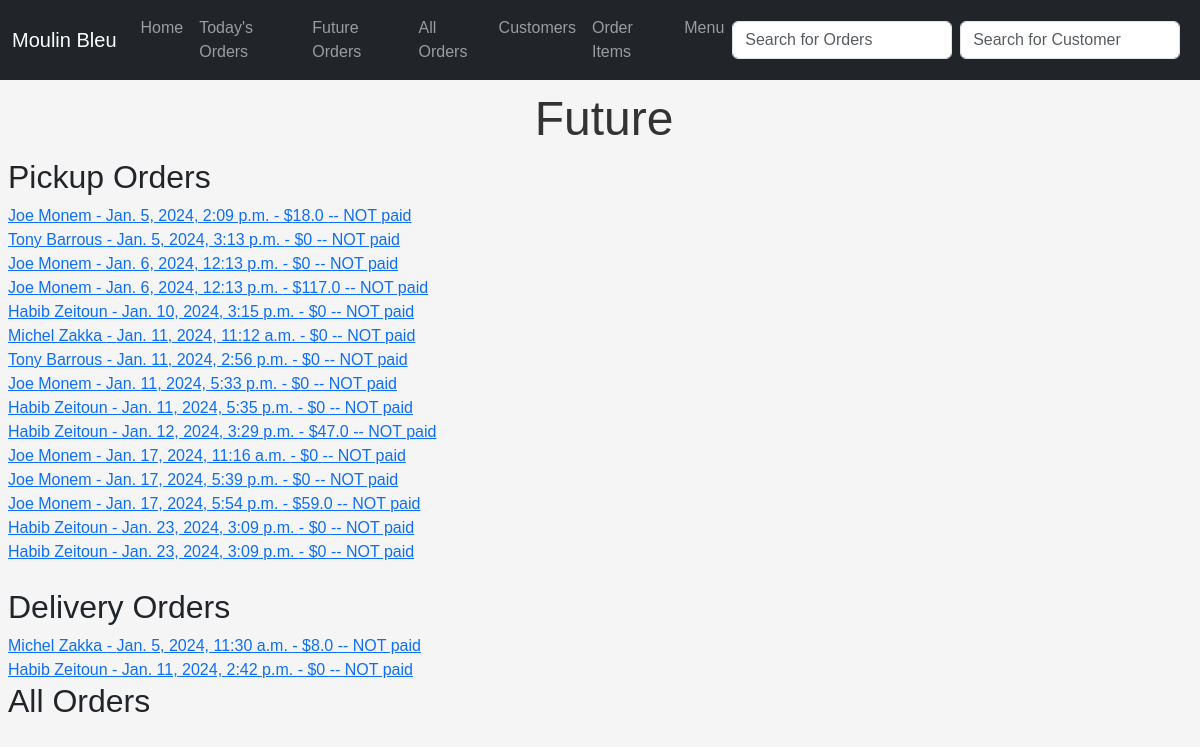
The page /future_orders on the database as committed earlier.
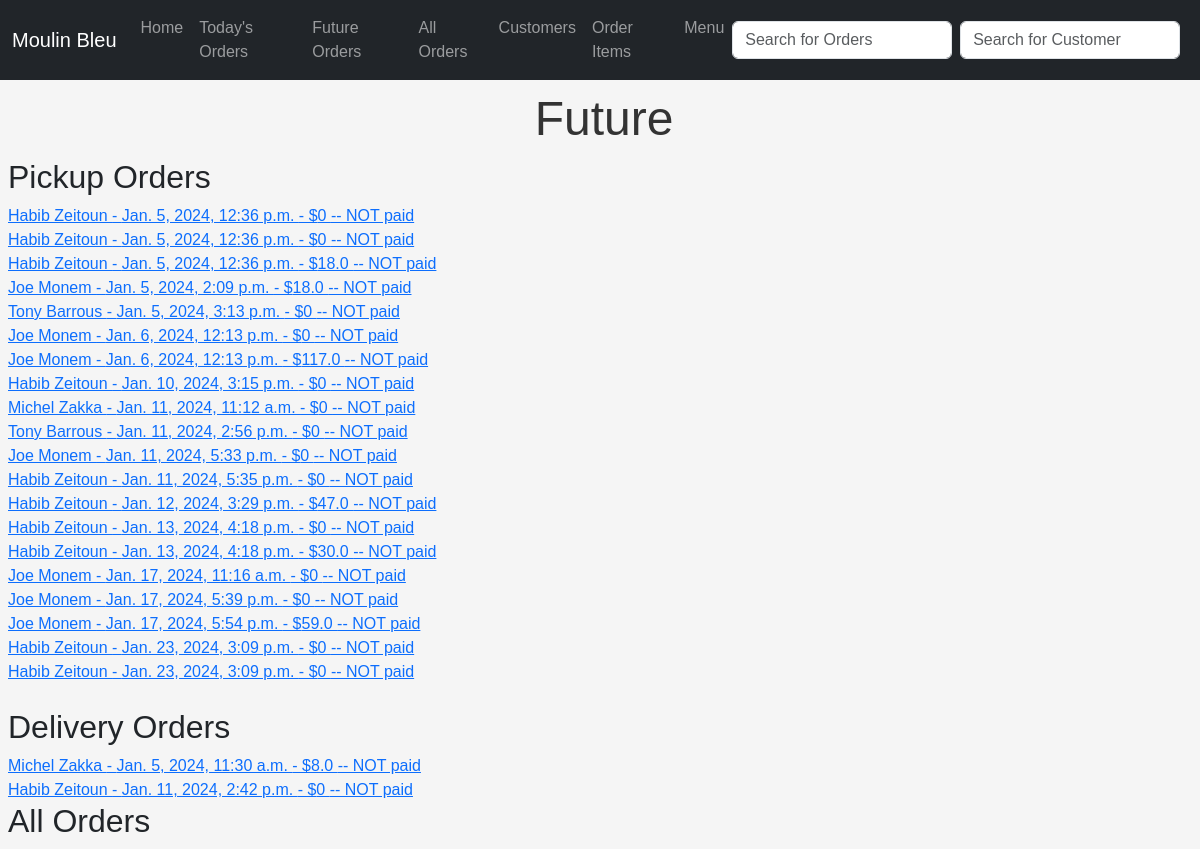
The same page on the database as committed later.
### ordersapp/models.py (models this page shows, shortened)
class Order(models.Model):
    customer = models.ForeignKey(
        Customer, on_delete=models.CASCADE, blank=False, null=False
    )
    created_at = models.DateTimeField(auto_now_add=True)
    needed_for = models.DateTimeField()
    order_items = models.ManyToManyField(OrderItem, blank=False)
    paid = models.BooleanField(null=False, default=False)
    delivery = models.BooleanField(null=False, default=False)
    notes = models.TextField(null=True)
    @property
    def total_price(self):
        return sum(item.price for item in self.order_items.all())

class OrderItem(models.Model):
    food_item = models.ForeignKey(FoodItem, on_delete=models.CASCADE)
    quantity = models.FloatField()
    @property
    def price(self):
        return self.food_item.price * self.quantity

### mainapp/models.py (models this page shows, shortened)
class Customer(models.Model):
    name = models.CharField(max_length=255)
    phone_number = models.CharField(max_length=255)
    location = models.CharField(max_length=255)
    date_added = models.DateField(default=timezone.now)

### menuapp/models.py (models this page shows, shortened)
class FoodItem(models.Model):
    name = models.CharField(max_length=255)
    price = models.IntegerField()
    notes = models.TextField()
    plat_du_jour = models.BooleanField(default=False)

### ordersapp/views.py (the view)
# urls.py: path("future_orders", FutureOrdersView.as_view(), name="future_orders"),
class FutureOrdersView(ListView):
    model = Order
    template_name = "future_orders.html"
    context_object_name = "orders"
    def get_context_data(self, **kwargs):
        context = super().get_context_data(**kwargs)
        today = timezone.now().date()
        future_pickup_orders = Order.objects.filter(
            needed_for__date__gt=today, delivery=False
        ).order_by(
            "needed_for"
        )  # Ordered by latest "needed_for" dates
        future_delivery_orders = Order.objects.filter(
            needed_for__date__gt=today, delivery=True
        ).order_by(
            "needed_for"
        )  # Ordered by latest "needed_for" dates
        context["future_pickup_orders"] = future_pickup_orders
        context["future_delivery_orders"] = future_delivery_orders
        return context

### ordersapp/templates/future_orders.html (shortened to what this page needs)
{% extends 'base.html' %}
{%block content %}
<h1>Future</h1>
<h2>Pickup Orders</h2>
<ul>
    {% for future_pickup_order in future_pickup_orders %}
    <li>
        {%if future_pickup_order.paid == False%}
        <a href="{%url 'order_details' future_pickup_order.pk %}"> {{future_pickup_order.customer.name}} -
            {{future_pickup_order.needed_for}} -
            ${{future_pickup_order.total_price}} -- NOT paid </a>
        {%else%}
        <a href="{%url 'order_details' future_pickup_order.pk %}"> {{future_pickup_order.customer.name}} -
            {{future_pickup_order.needed_for}} -
            ${{future_pickup_order.total_price}} -- PAID </a>
        {%endif%}
        <br>
    </li>
    {% endfor %}
</ul>
<br>
<h2>Delivery Orders</h2>
<ul>
    {% for future_delivery_order in future_delivery_orders %}
    <li>
        {%if future_delivery_order.paid == False%}
        <a href="{%url 'order_details' future_delivery_order.pk %}"> {{future_delivery_order.customer.name}} -
            {{future_delivery_order.needed_for}} -
            ${{future_delivery_order.total_price}} -- NOT paid </a>
        {%else%}
        <a href="{%url 'order_details' future_delivery_order.pk %}"> {{future_delivery_order.customer.name}} -
            {{future_delivery_order.needed_for}} -
            ${{future_delivery_order.total_price}} -- PAID </a>
        {%endif%}
        <br>
    </li>
    {% endfor %}
</ul>
<h2>All Orders</h2>
{% endblock %}

Rows that differ between the two databases and show on the page:
added Order: customer.name "Habib Zeitoun", needed_for "Jan. 5, 2024, 12:36 p.m.", total_price "0", shown under "Pickup Orders"
added Order: customer.name "Habib Zeitoun", needed_for "Jan. 5, 2024, 12:36 p.m.", total_price "0", shown under "Pickup Orders"
added Order: customer.name "Habib Zeitoun", needed_for "Jan. 5, 2024, 12:36 p.m.", total_price "18.0", shown under "Pickup Orders"
added Order: customer.name "Habib Zeitoun", needed_for "Jan. 13, 2024, 4:18 p.m.", total_price "0", shown under "Pickup Orders"
added Order: customer.name "Habib Zeitoun", needed_for "Jan. 13, 2024, 4:18 p.m.", total_price "30.0", shown under "Pickup Orders"
